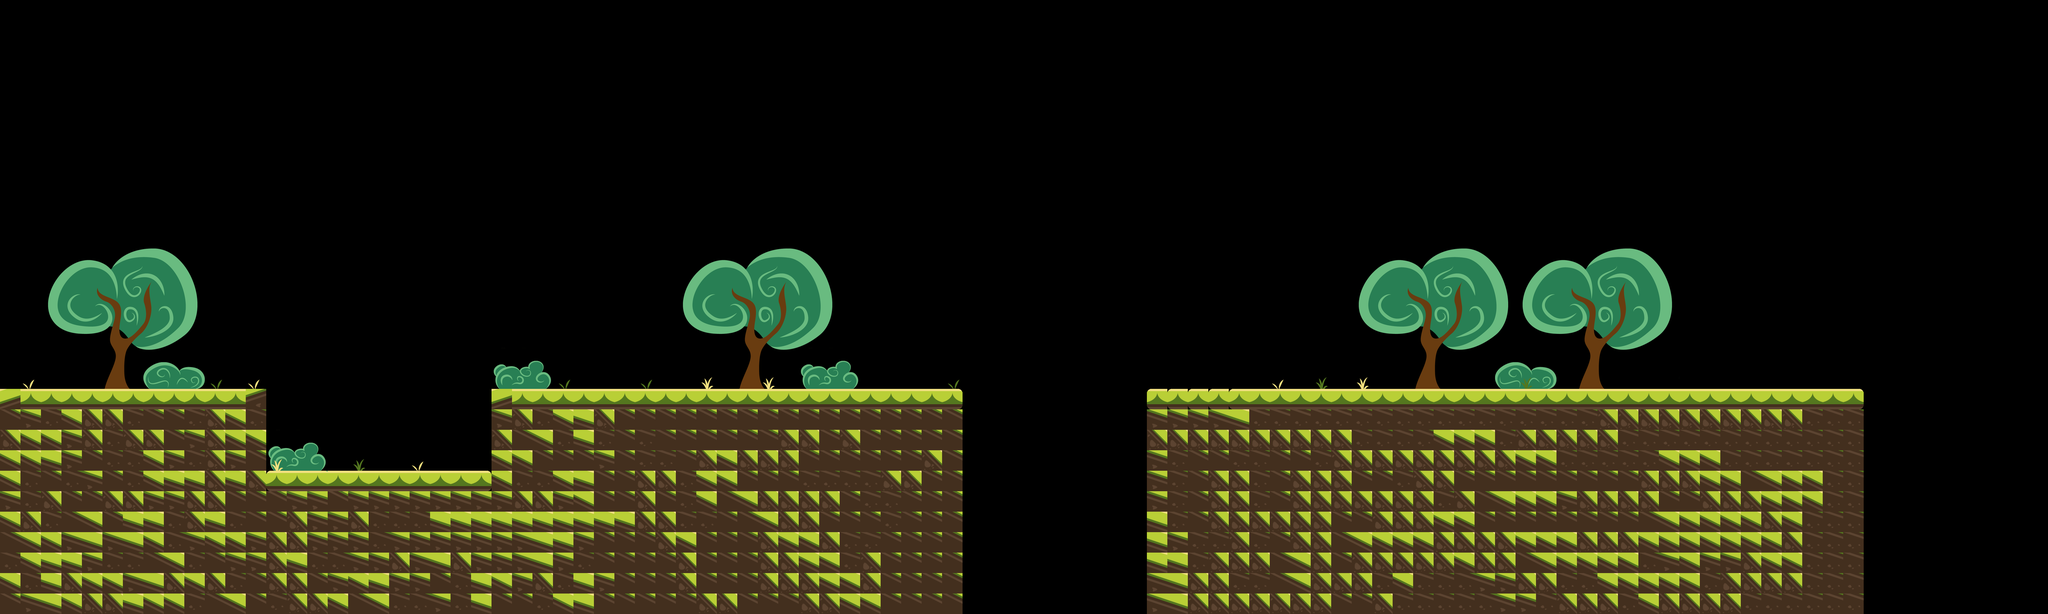

This is a level from a 2D game, rendered from its Tiled map with the project's own tilesets. A one-line summary and the map file follow, with tile-layer data summarised:
An orthogonal 100x30 tile map with 64x64 px tiles, 4 tile layers (Ground, Trees, Bushes, Grass), 2 tilesets and 15 objects (9x grass, 6x dirt).

<map version="1.0" orientation="orthogonal" renderorder="right-down" width="100" height="30" tilewidth="64" tileheight="64" nextobjectid="1">
 <tileset firstgid="1" name="grasslandPlants" tilewidth="64" tileheight="64" tilecount="88" columns="11">
  <image source="OpenYourEyes/TiledMaps/Tilesets/plants/grassland_plants.png" width="704" height="512" />
 </tileset>
 <tileset firstgid="89" name="grasslandPlatforms" tilewidth="64" tileheight="64" tilecount="35" columns="7">
  <image source="OpenYourEyes/TiledMaps/Tilesets/platforms/grassland_platforms.png" width="448" height="320" />
  <tile id="0">
   <objectgroup draworder="index">
    <object id="1" type="grass" x="0" y="0" width="64" height="64" />
   </objectgroup>
  </tile>
  <tile id="1">
   <objectgroup draworder="index">
    <object id="1" type="grass" x="0" y="0" width="64" height="64" />
   </objectgroup>
  </tile>
  <tile id="2">
   <objectgroup draworder="index">
    <object id="1" type="grass" x="0" y="0" width="64" height="64" />
   </objectgroup>
  </tile>
  <tile id="3">
   <objectgroup draworder="index">
    <object id="1" type="grass" x="0" y="64">
     <polygon points="-0.0909091,-0.0909091 63.8182,-63.9091 63.8182,0.181818" />
    </object>
   </objectgroup>
  </tile>
  <tile id="4">
   <objectgroup draworder="index">
    <object id="1" type="grass" x="0.0909091" y="0">
     <polygon points="0,0 63.9091,63.9091 -0.0909091,64" />
    </object>
   </objectgroup>
  </tile>
  <tile id="5">
   <objectgroup draworder="index" />
  </tile>
  <tile id="6">
   <objectgroup draworder="index" />
  </tile>
  <tile id="7">
   <objectgroup draworder="index" />
  </tile>
  <tile id="8">
   <objectgroup draworder="index" />
  </tile>
  <tile id="9">
   <objectgroup draworder="index" />
  </tile>
  <tile id="10">
   <objectgroup draworder="index">
    <object id="1" type="grass" x="0" y="0" width="64" height="64" />
   </objectgroup>
  </tile>
  <tile id="11">
   <objectgroup draworder="index">
    <object id="1" type="grass" x="0" y="0" width="64" height="64" />
   </objectgroup>
  </tile>
  <tile id="17">
   <objectgroup draworder="index">
    <object id="1" type="grass" x="0" y="0" width="64" height="64" />
   </objectgroup>
  </tile>
  <tile id="18">
   <objectgroup draworder="index">
    <object id="1" type="grass" x="0" y="0" width="64" height="64" />
   </objectgroup>
  </tile>
  <tile id="28">
   <objectgroup draworder="index">
    <object id="1" type="dirt" x="0" y="0" width="64" height="64" />
   </objectgroup>
  </tile>
  <tile id="29">
   <objectgroup draworder="index">
    <object id="1" type="dirt" x="0" y="0" width="64" height="64" />
   </objectgroup>
  </tile>
  <tile id="30">
   <objectgroup draworder="index">
    <object id="1" type="dirt" x="0" y="0" width="64" height="64" />
   </objectgroup>
  </tile>
  <tile id="31">
   <objectgroup draworder="index">
    <object id="1" type="dirt" x="0" y="0" width="64" height="64" />
   </objectgroup>
  </tile>
  <tile id="32">
   <objectgroup draworder="index">
    <object id="1" type="dirt" x="0" y="0" width="64" height="64" />
   </objectgroup>
  </tile>
  <tile id="33">
   <objectgroup draworder="index">
    <object id="1" type="dirt" x="0" y="0" width="64" height="64" />
   </objectgroup>
  </tile>
 </tileset>
 <layer name="Ground" width="100" height="30">
  <data>[3000 cells, 858 non-empty, 11 distinct tile ids]</data>
 </layer>
 <layer name="Trees" width="100" height="30">
  <data>[3000 cells, 234 non-empty, 56 distinct tile ids]</data>
 </layer>
 <layer name="Bushes" width="100" height="30">
  <data>[3000 cells, 30 non-empty, 12 distinct tile ids]</data>
 </layer>
 <layer name="Grass" width="100" height="30">
  <data>[3000 cells, 35 non-empty, 6 distinct tile ids]</data>
 </layer>
</map>